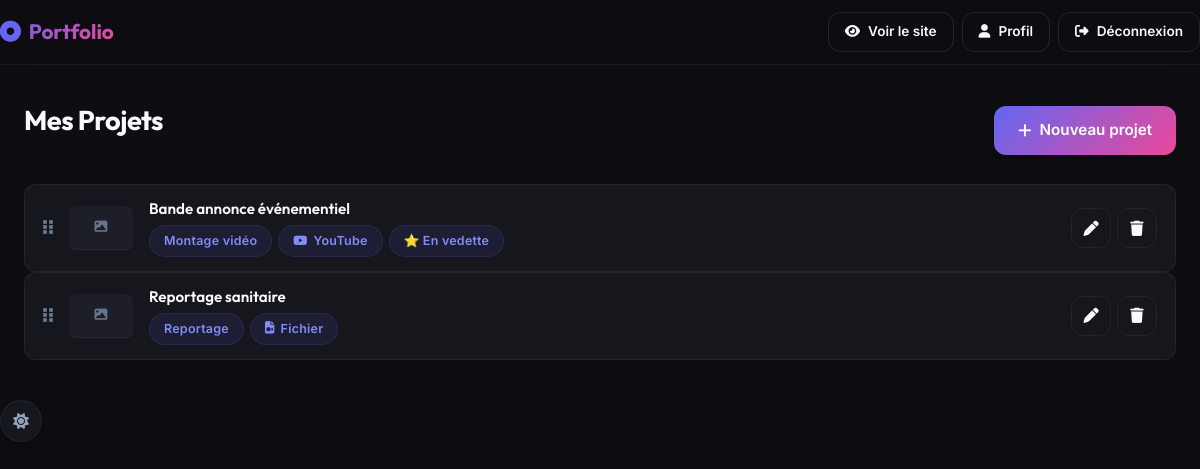
/admin/index.php (signed in), run on the app's committed database.
### tables this page shows
CREATE TABLE IF NOT EXISTS `projects` (
    `id` INT AUTO_INCREMENT PRIMARY KEY,
    `slug` VARCHAR(255) UNIQUE NOT NULL,
    `title` VARCHAR(255) NOT NULL,
    `description` TEXT,
    `category` ENUM('montage', 'cadrage', 'motion', 'reportage', 'autre') DEFAULT 'montage',
    `thumbnail` VARCHAR(255) DEFAULT NULL,
    `media_type` ENUM('upload', 'youtube', 'vimeo') DEFAULT 'upload',
    `media_url` VARCHAR(500) DEFAULT NULL,
    `media_file` VARCHAR(255) DEFAULT NULL,
    `featured` TINYINT(1) DEFAULT 0,
    `order_num` INT DEFAULT 0,
    `created_at` TIMESTAMP DEFAULT CURRENT_TIMESTAMP,
    `updated_at` TIMESTAMP DEFAULT CURRENT_TIMESTAMP ON UPDATE CURRENT_TIMESTAMP
);

### includes/functions.php (called while the page is built, shortened)
<?php
function category_label(string $cat): string {
    $labels = [
        'montage'   => 'Montage vidéo',
        'cadrage'   => 'Cadrage',
        'motion'    => 'Motion design',
        'reportage' => 'Reportage',
        'autre'     => 'Autre',
    ];
    return $labels[$cat] ?? $cat;
}

### admin/index.php (the view, shortened to what this page needs)
<?php
require_once __DIR__ . '/../includes/functions.php';
$db = getDB();
$stmt = $db->query('SELECT * FROM projects ORDER BY order_num ASC, id DESC');
$projects = $stmt->fetchAll();
?>
<!DOCTYPE html>
<html lang="fr">
<head>
<link rel="stylesheet" href="https://cdnjs.cloudflare.com/ajax/libs/font-awesome/6.5.1/css/all.min.css">
<link rel="stylesheet" href="../assets/css/style.css">
</head>
<body>
<header class="admin-header">
  <div class="admin-header-inner">
    <a href="/portfolio/" class="admin-brand"><i class="fa-solid fa-circle-dot"></i> Portfolio</a>
    <div class="admin-actions">
      <a href="/portfolio/" class="btn btn-outline btn-sm" target="_blank"><i class="fa-solid fa-eye"></i> Voir le site</a>
      <a href="profil.php" class="btn btn-outline btn-sm"><i class="fa-solid fa-user"></i> Profil</a>
      <a href="logout.php" class="btn btn-outline btn-sm"><i class="fa-solid fa-right-from-bracket"></i> Déconnexion</a>
    </div>
  </div>
</header>
<main class="admin-main">
  <div class="admin-top">
    <h1>Mes Projets</h1>
    <a href="upload.php" class="btn btn-primary"><i class="fa-solid fa-plus"></i> Nouveau projet</a>
  </div>
  <?php if (count($projects) === 0): ?>
    <div class="empty-state">
      <i class="fa-solid fa-film"></i>
      <p>Aucun projet pour le moment.</p>
      <a href="upload.php" class="btn btn-primary">Ajouter un projet</a>
    </div>
  <?php else: ?>
    <div class="projects-list">
      <?php foreach ($projects as $p): ?>
        <div class="project-row" data-id="<?= (int) $p['id'] ?>">
          <div class="drag-handle" title="Glisser pour réordonner">
            <i class="fa-solid fa-grip-vertical"></i>
          </div>
          <?php if ($p['thumbnail']): ?>
            <img src="<?= htmlspecialchars($p['thumbnail']) ?>" alt="" class="project-thumb">
          <?php else: ?>
            <div class="project-thumb project-thumb-empty"><i class="fa-solid fa-image"></i></div>
          <?php endif; ?>
          <div class="project-info">
            <h3><?= htmlspecialchars($p['title']) ?></h3>
            <div class="project-meta">
              <span class="badge badge-cat"><?= category_label($p['category']) ?></span>
              <?php if ($p['media_type'] === 'youtube'): ?><span class="badge"><i class="fa-brands fa-youtube"></i> YouTube</span><?php endif; ?>
              <?php if ($p['media_type'] === 'upload'): ?><span class="badge"><i class="fa-solid fa-file-video"></i> Fichier</span><?php endif; ?>
              <?php if ($p['featured']): ?><span class="badge badge-featured">⭐ En vedette</span><?php endif; ?>
            </div>
          </div>
          <div class="project-actions">
            <a href="upload.php?edit=<?= (int) $p['id'] ?>" class="btn btn-icon" title="Modifier"><i class="fa-solid fa-pen"></i></a>
            <button class="btn btn-icon btn-danger" data-delete="<?= (int) $p['id'] ?>" title="Supprimer"><i class="fa-solid fa-trash"></i></button>
          </div>
        </div>
      <?php endforeach; ?>
    </div>
  <?php endif; ?>
</main>
<button class="theme-toggle" onclick="toggleTheme()" title="Changer de thème">
  <i class="fa-solid fa-sun" id="theme-toggle-icon"></i>
</button>
</body>
</html>

### data on the page
projects: title "Bande annonce événementiel", category "Montage vidéo", media_type "youtube" (drawn), featured "⭐ En vedette"
projects: title "Reportage sanitaire", category "Reportage", media_type "upload" (drawn)
